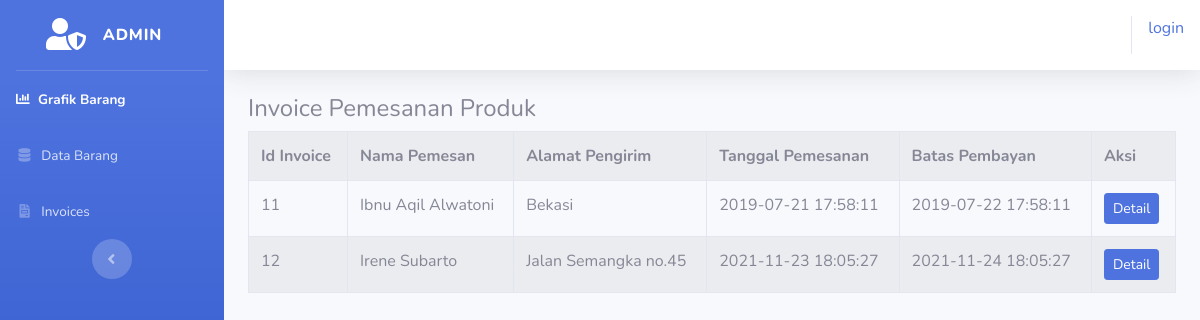
The app's page /index.php/invoice with its own data.
### tables this page shows
CREATE TABLE `tb_invoice` (
  `id` int(11) NOT NULL,
  `nama` varchar(60) NOT NULL,
  `alamat` varchar(225) NOT NULL,
  `tgl_pesan` datetime NOT NULL,
  `batas_bayar` datetime NOT NULL
);

### application/controllers/invoice.php (called while the page is built)
<?php
class Invoice extends CI_Controller{
	public function index()
	{
		$data['invoice'] = $this->model_invoice->tampil_data();
		$this->load->view('templates_admin/header');
		$this->load->view('templates_admin/sidebar');
		$this->load->view('admin/invoice',$data);
		$this->load->view('templates_admin/footer');
	}
}

### index.php (called while the page is built, shortened)
<?php
require_once BASEPATH.'core/CodeIgniter.php';

### application/models/model_invoice.php (called while the page is built, shortened)
<?php
class Model_invoice extends CI_Model{
	public function tampil_data()
	{
		$result = $this->db->get('tb_invoice');
		if($result->num_rows() > 0){
			return $result->result();
		}else {
			return FALSE;
		}
	}
}

### application/views/admin/invoice.php (the view)
<div class="container-fluid">
	<h4>Invoice Pemesanan Produk</h4>
	<table class="table table-bordered table-hover table-striped">
		<tr>
			<th>Id Invoice</th>
			<th>Nama Pemesan</th>
			<th>Alamat Pengirim</th>
			<th>Tanggal Pemesanan</th>
			<th>Batas Pembayan</th>
			<th>Aksi</th>
		</tr>
		<?php
		if(is_array($invoice))
		foreach ($invoice as $inv) : ?>
		<tr>
			<td><?php echo $inv->id ?></td>
			<td><?php echo $inv->nama ?></td>
			<td><?php echo $inv->alamat ?></td>
			<td><?php echo $inv->tgl_pesan ?></td>
			<td><?php echo $inv->batas_bayar ?></td>
			<td><?php echo anchor('admin/invoice/detail/'.$inv->id, '<div class="btn btn-sm btn-primary">Detail</div>') ?></td>
		</tr>
	<?php endforeach; ?>
	</table>

### records on screen
tb_invoice: id "11", nama "Ibnu Aqil Alwatoni", alamat "Bekasi", tgl_pesan "2019-07-21 17:58:11", batas_bayar "2019-07-22 17:58:11", id "Detail"
tb_invoice: id "12", nama "Irene Subarto", alamat "Jalan Semangka no.45", tgl_pesan "2021-11-23 18:05:27", batas_bayar "2021-11-24 18:05:27", id "Detail"

### other values on screen
anchor('auth/login','login') "login"
